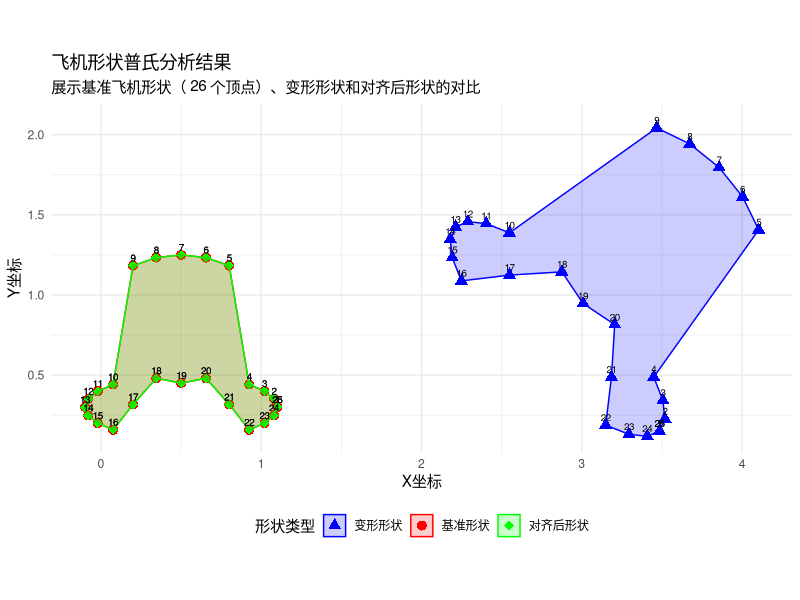

This chart was generated by the following R code:
#' Ordinary Procrustes Analysis (OPA) for Matrix Alignment
#'
#' This function performs Ordinary Procrustes Analysis (OPA) to align two matrices by finding the optimal translation, rotation, 
#' and scaling that minimizes the sum of squared differences between them. It is commonly used in shape analysis, morphometrics, 
#' and image registration.
#'
#' @param X A numeric matrix representing the target/reference matrix. Each row is a sample, and each column is a dimension.
#' @param Y A numeric matrix representing the source matrix to be aligned to X. Must have the same dimensions as X.
#' @param scale Logical. If TRUE (default), scaling is applied to Y during alignment. If FALSE, only rotation and translation are used.
#'
#' @return A list containing the following components:
#' \item{Y_aligned}{The aligned version of Y after applying Procrustes transformation.}
#' \item{rotation}{The rotation matrix (orthogonal) applied to Y.}
#' \item{angle}{The rotation angle in radians (if applicable).}
#' \item{scale}{The scaling factor applied to Y.}
#' \item{translation}{The translation vector applied to Y (centroid of X).}
#' \item{procrustes_ss}{The Procrustes sum of squared differences between X and the aligned Y.}
#' \item{correlation}{The correlation-like measure of alignment quality (higher values indicate better alignment).}
#'
#' @details
#' The Procrustes analysis involves three steps:
#' \enumerate{
#'   \item **Centering**: Remove the centroids of X and Y by column-wise mean subtraction.
#'   \item **Scaling and Rotation**: Compute the optimal scaling factor and rotation matrix using singular value decomposition (SVD) of the covariance matrix between X and Y.
#'   \item **Translation**: Shift the aligned Y to the centroid of X.
#' }
#' The function also computes a goodness-of-fit statistic (`correlation`) based on the sum of singular values from the SVD decomposition [1,2](@ref).
#'
#' @note
#' The input matrices X and Y must have the same dimensions. The function uses the Frobenius norm to compute the scaling factor 
#' when `scale = TRUE`. If the norm of Y is too small, the function will stop with an error. The rotation matrix is computed using 
#' SVD, ensuring orthogonality [1,5](@ref).
#'
#' @examples
#' # Create two simple 2D point sets
#' X <- matrix(c(1, 2, 3, 4, 5, 6), ncol = 2)
#' Y <- matrix(c(1.1, 2.1, 3.1, 4.1, 5.1, 6.1), ncol = 2)
#' result <- ordinary_procrustes(X, Y)
#' print(result$correlation) # Alignment quality
#' plot(result$Y_aligned, col = "red", pch = 19)
#' points(X, col = "blue", pch = 17)
#' legend("topleft", legend = c("Aligned Y", "Target X"), col = c("red", "blue"), pch = c(19, 17))
#'
#' @references
#' For theoretical details, see:
#' \itemize{
#'   \item Procrustes analysis: https://en.wikipedia.org/wiki/Procrustes_analysis
#'   \item SVD-based alignment: https://en.wikipedia.org/wiki/Orthogonal_Procrustes_problem
#' }
#'
#' @seealso
#' Related functions: \code{\link[vegan]{procrustes}} (vegan package), \code{\link[shape]{procGPA}} (shape package).
#'
#' @export
ordinary_procrustes <- function(X, Y, scale = TRUE) {
  # 检查输入矩阵维度
  if (nrow(X) != nrow(Y)) {
    stop("The X and Y matrices must have the same number of rows (number of samples)!");
  } else if (ncol(X) != ncol(Y)) {
    stop("The X and Y matrices must have the same number of columns (dimensions)!");
  }

  n <- nrow(X)  # 样本数
  p <- ncol(X)  # 维度

  # 1. 中心化：平移至原点
  X_centered <- scale(X, center = TRUE, scale = FALSE)
  Y_centered <- scale(Y, center = TRUE, scale = FALSE)

  # 2. 计算协方差矩阵（使用未缩放的Y）
  C <- t(Y_centered) %*% X_centered

  # 3. SVD分解
  svd_result <- svd(C)
  U <- svd_result$u
  d <- svd_result$d  # 奇异值

  # 6. 计算最优缩放因子（关键修正点）
  if (scale) {
    norm_Y_sq <- sum(Y_centered^2)
    if (norm_Y_sq < .Machine$double.eps) {
      stop("The norm of the Y matrix is too small to calculate the scaling factor.")
    }
    s <- sum(d) / norm_Y_sq  # 正确的缩放因子计算公式
  } else {
    s <- 1
  }

  # 7. 应用变换
  Y_scaled <- s * Y_centered
  Y_aligned <- Y_scaled + matrix(colMeans(X), n, p, byrow = TRUE)

  rotation = compute_rotation_angle(X,Y_aligned);
  Y_aligned = rotate_polygon_back(Y_aligned, rotation$angle, rotation$centroid_A, rotation$centroid_B)

  # 8. 计算Procrustes统计量
  ss <- sum((X_centered - Y_aligned)^2)

  # 计算拟合优度
  norm_X <- sqrt(sum(X_centered^2))
  correlation <- sum(d) / (norm_X * sqrt(sum(Y_scaled^2)))

  # 返回结果
  return(list(
    Y_aligned = Y_aligned,
    rotation = rotation$rotation_matrix,
    angle = rotation$angle,
    scale = s,
    translation = colMeans(X),
    procrustes_ss = ss,
    correlation = correlation
  ))
}

# 旋转角度计算函数
# A: 原多边形矩阵（n x 2）
# B: 旋转后多边形矩阵（n x 2）
compute_rotation_angle <- function(A, B) {


  # 计算重心
  centroid_A <- colMeans(A)
  centroid_B <- colMeans(B)

  # 中心化点集
  A_centered <- A - matrix(centroid_A, nrow = nrow(A), ncol = 2, byrow = TRUE)
  B_centered <- B - matrix(centroid_B, nrow = nrow(B), ncol = 2, byrow = TRUE)

  # 方法1：使用更稳健的角度计算方法
  # 计算每个点相对于重心的角度差
  angles_A <- atan2(A_centered[,2], A_centered[,1])
  angles_B <- atan2(B_centered[,2], B_centered[,1])

  # 计算角度差异（考虑周期性问题）
  angle_diffs <- angles_B - angles_A
  angle_diffs <- (angle_diffs + pi) %% (2 * pi) - pi  # 归一化到[-pi, pi]

  # 使用中位数减少异常值影响
  theta_rad <- median(angle_diffs)
  theta_deg <- theta_rad * 180 / pi

  # 方法2：备用的协方差矩阵方法（更稳健的SVD处理）
  H <- t(A_centered) %*% B_centered
  svd_H <- svd(H)

  # 计算旋转矩阵（确保纯旋转）
  R <- svd_H$v %*% t(svd_H$u)

  # 强制行列式为1（确保是纯旋转，无反射）
  if (det(R) < 0) {
    # 如果行列式为负，调整以消除反射
    svd_H$v[,2] <- -svd_H$v[,2]
    R <- svd_H$v %*% t(svd_H$u)
  }

  # 从旋转矩阵提取角度（更稳健的方法）
  theta_from_matrix <- atan2(R[2,1], R[1,1])
  theta_deg_from_matrix <- theta_from_matrix * 180 / pi

  # 选择更一致的角度估计
  if (abs(theta_deg - theta_deg_from_matrix) > 90) {
    theta_deg <- theta_deg_from_matrix
  }

  return(list(angle = theta_deg,
              rotation_matrix = R,
              centroid_A = centroid_A,
              centroid_B = centroid_B))
}

# 多边形旋转还原函数
# B: 旋转后多边形
# theta_deg: 旋转角度（度）
# centroid_A: 原多边形重心
# centroid_B: 旋转后多边形重心
rotate_polygon_back <- function(B, theta_deg, centroid_A, centroid_B) {


  theta_rad <- theta_deg * pi / 180  # 逆旋转角度

  # 创建逆旋转矩阵
  R_inv <- matrix(c(cos(theta_rad), sin(theta_rad),
                    -sin(theta_rad), cos(theta_rad)), nrow = 2, byrow = TRUE)

  # 正确的还原步骤：
  # 1. 将B平移到原点（减去B的重心）
  # 2. 应用逆旋转
  # 3. 平移到A的重心位置
  B_centered <- B - matrix(centroid_B, nrow = nrow(B), ncol = 2, byrow = TRUE)
  A_centered_restored <- t(R_inv %*% t(B_centered))
  A_restored <- A_centered_restored + matrix(centroid_A, nrow = nrow(B), ncol = 2, byrow = TRUE)

  return(A_restored)
}

# 创建2D形状示例：飞机形状多边形
set.seed(123)

# 设置顶点数量（20-30个顶点）
n_vertices <- 25

# 定义飞机形状的基准多边形（近似飞机轮廓）
# 生成一个细长多边形模拟飞机机身，加上机翼和尾翼形状
theta <- seq(0, 2*pi, length.out = n_vertices)

# 创建飞机形状：细长机身加上机翼和尾翼的变形
x_base <- 0.6 * cos(theta) + 0.5  # 机身基础形状
y_base <- 0.2 * sin(theta) + 0.3  # 基本高度

# 添加机翼和尾翼特征使形状更像飞机
# 在特定角度区域扩大宽度模拟机翼
wing_indices <- which(theta > pi/4 & theta < 3*pi/4 | theta > 5*pi/4 & theta < 7*pi/4)
y_base[wing_indices] <- y_base[wing_indices] * 2.5  # 扩大机翼区域

# 添加尾翼特征
tail_indices <- which(theta > 3*pi/2 - 0.3 & theta < 3*pi/2 + 0.3)
y_base[tail_indices] <- y_base[tail_indices] * 1.8  # 尾翼稍微突出

# 确保多边形闭合（首尾点相同）
x_base <- c(x_base, x_base[1])
y_base <- c(y_base, y_base[1])
n_vertices <- n_vertices + 1  # 顶点数加1

# 创建基准飞机形状矩阵
airplane_X <- matrix(c(x_base, y_base), ncol = 2, byrow = FALSE)

# 对飞机形状进行旋转、缩放和平移创建变形版本
rotation_angle <- 45 * pi / 180  # 30度旋转
rotation_matrix <- matrix(c(cos(rotation_angle), -sin(rotation_angle),
                            sin(rotation_angle), cos(rotation_angle)),
                          nrow = 2, ncol = 2, byrow = TRUE)

# 应用变换：先缩放1.5倍，再旋转30度，最后平移(2,1)
airplane_Y_raw <- (1.5 * airplane_X) %*% rotation_matrix +
  matrix(c(2, 1), nrow = n_vertices, ncol = 2, byrow = TRUE)

# 执行普氏分析
result <- ordinary_procrustes(airplane_X, airplane_Y_raw, scale = TRUE)

# 打印结果
cat("=== 飞机形状普氏分析结果 ===\n")
cat("顶点数量:", n_vertices, "\n")
cat("Procrustes统计量 (M²):", round(result$procrustes_ss, 4), "\n")
cat("缩放因子:", round(result$scale, 4), "\n")
cat("旋转矩阵:\n")
print(round(result$rotation, 4))
cat("平移向量:", round(result$translation, 4), "\n")

# 计算对齐误差
alignment_error <- sqrt(mean(rowSums((result$Y_aligned - airplane_X)^2)))
cat("平均对齐误差:", round(alignment_error, 4), "\n")

# 可视化结果
library(ggplot2)
library(ggforce)

# 准备绘图数据
shape_data <- data.frame(
  x = c(airplane_X[,1], airplane_Y_raw[,1], result$Y_aligned[,1]),
  y = c(airplane_X[,2], airplane_Y_raw[,2], result$Y_aligned[,2]),
  shape_type = rep(c("基准形状", "变形形状", "对齐后形状"), each = n_vertices),
  point_id = rep(1:n_vertices, 3)
)

# 创建连线数据（用于显示多边形边）
line_data <- data.frame(
  x = c(airplane_X[,1], airplane_Y_raw[,1], result$Y_aligned[,1]),
  y = c(airplane_X[,2], airplane_Y_raw[,2], result$Y_aligned[,2]),
  group = rep(1:3, each = n_vertices),
  shape_type = rep(c("基准形状", "变形形状", "对齐后形状"), each = n_vertices)
)

# 绘制形状对比图
plt = ggplot(shape_data, aes(x = x, y = y, color = shape_type, shape = shape_type)) +
  geom_point(size = 3) +
  geom_polygon(data = subset(shape_data, shape_type == "基准形状"),
               aes(group = 1), fill = "red", alpha = 0.2, linetype = "solid") +
  geom_polygon(data = subset(shape_data, shape_type == "变形形状"),
               aes(group = 1), fill = "blue", alpha = 0.2, linetype = "solid") +
  geom_polygon(data = subset(shape_data, shape_type == "对齐后形状"),
               aes(group = 1), fill = "green", alpha = 0.2, linetype = "solid") +
  geom_text(aes(label = point_id), nudge_y = 0.05, size = 2.5, color = "black") +
  scale_color_manual(values = c("基准形状" = "red", "变形形状" = "blue",
                                "对齐后形状" = "green")) +
  scale_shape_manual(values = c("基准形状" = 16, "变形形状" = 17,
                                "对齐后形状" = 18)) +
  labs(title = "飞机形状普氏分析结果",
       subtitle = paste("展示基准飞机形状（", n_vertices, "个顶点）、变形形状和对齐后形状的对比"),
       x = "X坐标", y = "Y坐标",
       color = "形状类型", shape = "形状类型") +
  theme_minimal() +
  theme(legend.position = "bottom") +
  coord_equal()  # 确保比例一致，保持形状不变形

print(plt)
